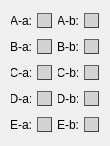
  <widget class="QWidget" name="gridLayoutWidget">
   <property name="geometry">
    <rect>
     <x>955</x>
     <y>100</y>
     <width>95</width>
     <height>126</height>
    </rect>
   </property>
   <layout class="QGridLayout" name="gridLayout">
    <item row="3" column="2">
     <widget class="QLabel" name="label_sCut1_Cut1_segm4_sect2">
      <property name="sizePolicy">
       <sizepolicy hsizetype="Fixed" vsizetype="Preferred">
        <horstretch>0</horstretch>
        <verstretch>0</verstretch>
       </sizepolicy>
      </property>
      <property name="minimumSize">
       <size>
        <width>20</width>
        <height>20</height>
       </size>
      </property>
      <property name="maximumSize">
       <size>
        <width>25</width>
        <height>20</height>
       </size>
      </property>
      <property name="styleSheet">
       <string notr="true">font: 25 10pt &quot;Calibri Light&quot;;</string>
      </property>
      <property name="text">
       <string>D-b:</string>
      </property>
      <property name="alignment">
       <set>Qt::AlignCenter</set>
      </property>
     </widget>
    </item>
    <item row="3" column="1">
     <widget class="QPushButton" name="fillcolor_sCut1_Cut1_segm4_sect1">
      <property name="minimumSize">
       <size>
        <width>15</width>
        <height>15</height>
       </size>
      </property>
      <property name="maximumSize">
       <size>
        <width>15</width>
        <height>15</height>
       </size>
      </property>
      <property name="styleSheet">
       <string notr="true">QPushButton{
border-width: 1px;
border-style: outset;
border-color: rgb(66, 66, 66);
background-color: rgb(211, 211, 211);
}
QPushButton:hover{
border-color: rgb(255, 255, 255)
}</string>
      </property>
      <property name="text">
       <string/>
      </property>
     </widget>
    </item>
    <item row="2" column="3">
     <widget class="QPushButton" name="fillcolor_sCut1_Cut1_segm3_sect2">
      <property name="minimumSize">
       <size>
        <width>15</width>
        <height>15</height>
       </size>
      </property>
      <property name="maximumSize">
       <size>
        <width>15</width>
        <height>15</height>
       </size>
      </property>
      <property name="styleSheet">
       <string notr="true">QPushButton{
border-width: 1px;
border-style: outset;
border-color: rgb(66, 66, 66);
background-color: rgb(211, 211, 211);
}
QPushButton:hover{
border-color: rgb(255, 255, 255)
}</string>
      </property>
      <property name="text">
       <string/>
      </property>
     </widget>
    </item>
    <item row="1" column="3">
     <widget class="QPushButton" name="fillcolor_sCut1_Cut1_segm2_sect2">
      <property name="minimumSize">
       <size>
        <width>15</width>
        <height>15</height>
       </size>
      </property>
      <property name="maximumSize">
       <size>
        <width>15</width>
        <height>15</height>
       </size>
      </property>
      <property name="styleSheet">
       <string notr="true">QPushButton{
border-width: 1px;
border-style: outset;
border-color: rgb(66, 66, 66);
background-color: rgb(211, 211, 211);
}
QPushButton:hover{
border-color: rgb(255, 255, 255)
}</string>
      </property>
      <property name="text">
       <string/>
      </property>
     </widget>
    </item>
    <item row="0" column="3">
     <widget class="QPushButton" name="fillcolor_sCut1_Cut1_segm1_sect2">
      <property name="minimumSize">
       <size>
        <width>15</width>
        <height>15</height>
       </size>
      </property>
      <property name="maximumSize">
       <size>
        <width>15</width>
        <height>15</height>
       </size>
      </property>
      <property name="styleSheet">
       <string notr="true">QPushButton{
border-width: 1px;
border-style: outset;
border-color: rgb(66, 66, 66);
background-color: rgb(211, 211, 211);
}
QPushButton:hover{
border-color: rgb(255, 255, 255)
}</string>
      </property>
      <property name="text">
       <string/>
      </property>
     </widget>
    </item>
    <item row="1" column="0">
     <widget class="QLabel" name="label_sCut1_Cut1_segm2_sect1">
      <property name="sizePolicy">
       <sizepolicy hsizetype="Fixed" vsizetype="Preferred">
        <horstretch>0</horstretch>
        <verstretch>0</verstretch>
       </sizepolicy>
      </property>
      <property name="minimumSize">
       <size>
        <width>20</width>
        <height>20</height>
       </size>
      </property>
      <property name="maximumSize">
       <size>
        <width>25</width>
        <height>20</height>
       </size>
      </property>
      <property name="styleSheet">
       <string notr="true">font: 25 10pt &quot;Calibri Light&quot;;</string>
      </property>
      <property name="text">
       <string>B-a:</string>
      </property>
      <property name="alignment">
       <set>Qt::AlignCenter</set>
      </property>
     </widget>
    </item>
    <item row="2" column="0">
     <widget class="QLabel" name="label_sCut1_Cut1_segm3_sect1">
      <property name="sizePolicy">
       <sizepolicy hsizetype="Fixed" vsizetype="Preferred">
        <horstretch>0</horstretch>
        <verstretch>0</verstretch>
       </sizepolicy>
      </property>
      <property name="minimumSize">
       <size>
        <width>20</width>
        <height>20</height>
       </size>
      </property>
      <property name="maximumSize">
       <size>
        <width>25</width>
        <height>20</height>
       </size>
      </property>
      <property name="styleSheet">
       <string notr="true">font: 25 10pt &quot;Calibri Light&quot;;</string>
      </property>
      <property name="text">
       <string>C-a:</string>
      </property>
      <property name="alignment">
       <set>Qt::AlignCenter</set>
      </property>
     </widget>
    </item>
    <item row="0" column="2">
     <widget class="QLabel" name="label_sCut1_Cut1_segm1_sect2">
      <property name="sizePolicy">
       <sizepolicy hsizetype="Fixed" vsizetype="Preferred">
        <horstretch>0</horstretch>
        <verstretch>0</verstretch>
       </sizepolicy>
      </property>
      <property name="minimumSize">
       <size>
        <width>20</width>
        <height>20</height>
       </size>
      </property>
      <property name="maximumSize">
       <size>
        <width>25</width>
        <height>20</height>
       </size>
      </property>
      <property name="styleSheet">
       <string notr="true">font: 25 10pt &quot;Calibri Light&quot;;</string>
      </property>
      <property name="text">
       <string>A-b:</string>
      </property>
      <property name="alignment">
       <set>Qt::AlignCenter</set>
      </property>
     </widget>
    </item>
    <item row="1" column="2">
     <widget class="QLabel" name="label_sCut1_Cut1_segm2_sect2">
      <property name="sizePolicy">
       <sizepolicy hsizetype="Fixed" vsizetype="Preferred">
        <horstretch>0</horstretch>
        <verstretch>0</verstretch>
       </sizepolicy>
      </property>
      <property name="minimumSize">
       <size>
        <width>20</width>
        <height>20</height>
       </size>
      </property>
      <property name="maximumSize">
       <size>
        <width>25</width>
        <height>20</height>
       </size>
      </property>
      <property name="styleSheet">
       <string notr="true">font: 25 10pt &quot;Calibri Light&quot;;</string>
      </property>
      <property name="text">
       <string>B-b:</string>
      </property>
      <property name="alignment">
       <set>Qt::AlignCenter</set>
      </property>
     </widget>
    </item>
    <item row="0" column="0">
     <widget class="QLabel" name="label_sCut1_Cut1_segm1_sect1">
      <property name="sizePolicy">
       <sizepolicy hsizetype="Fixed" vsizetype="Preferred">
        <horstretch>0</horstretch>
        <verstretch>0</verstretch>
       </sizepolicy>
      </property>
      <property name="minimumSize">
       <size>
        <width>20</width>
        <height>20</height>
       </size>
      </property>
      <property name="maximumSize">
       <size>
        <width>25</width>
        <height>20</height>
       </size>
      </property>
      <property name="styleSheet">
       <string notr="true">font: 25 10pt &quot;Calibri Light&quot;;</string>
      </property>
      <property name="text">
       <string>A-a:</string>
      </property>
      <property name="alignment">
       <set>Qt::AlignCenter</set>
      </property>
     </widget>
    </item>
    <item row="1" column="1">
     <widget class="QPushButton" name="fillcolor_sCut1_Cut1_segm2_sect1">
      <property name="minimumSize">
       <size>
        <width>15</width>
        <height>15</height>
       </size>
      </property>
      <property name="maximumSize">
       <size>
        <width>15</width>
        <height>15</height>
       </size>
      </property>
      <property name="styleSheet">
       <string notr="true">QPushButton{
border-width: 1px;
border-style: outset;
border-color: rgb(66, 66, 66);
background-color: rgb(211, 211, 211);
}
QPushButton:hover{
border-color: rgb(255, 255, 255)
}</string>
      </property>
      <property name="text">
       <string/>
      </property>
     </widget>
    </item>
    <item row="2" column="2">
     <widget class="QLabel" name="label_sCut1_Cut1_segm3_sect2">
      <property name="sizePolicy">
       <sizepolicy hsizetype="Fixed" vsizetype="Preferred">
        <horstretch>0</horstretch>
        <verstretch>0</verstretch>
       </sizepolicy>
      </property>
      <property name="minimumSize">
       <size>
        <width>20</width>
        <height>20</height>
       </size>
      </property>
      <property name="maximumSize">
       <size>
        <width>25</width>
        <height>20</height>
       </size>
      </property>
      <property name="styleSheet">
       <string notr="true">font: 25 10pt &quot;Calibri Light&quot;;</string>
      </property>
      <property name="text">
       <string>C-b:</string>
      </property>
      <property name="alignment">
       <set>Qt::AlignCenter</set>
      </property>
     </widget>
    </item>
    <item row="3" column="0">
     <widget class="QLabel" name="label_sCut1_Cut1_segm4_sect1">
      <property name="sizePolicy">
       <sizepolicy hsizetype="Fixed" vsizetype="Preferred">
        <horstretch>0</horstretch>
        <verstretch>0</verstretch>
       </sizepolicy>
      </property>
      <property name="minimumSize">
       <size>
        <width>20</width>
        <height>20</height>
       </size>
      </property>
      <property name="maximumSize">
       <size>
        <width>25</width>
        <height>20</height>
       </size>
      </property>
      <property name="styleSheet">
       <string notr="true">font: 25 10pt &quot;Calibri Light&quot;;</string>
      </property>
      <property name="text">
       <string>D-a:</string>
      </property>
      <property name="alignment">
       <set>Qt::AlignCenter</set>
      </property>
     </widget>
    </item>
    <item row="3" column="3">
     <widget class="QPushButton" name="fillcolor_sCut1_Cut1_segm4_sect2">
      <property name="minimumSize">
       <size>
        <width>15</width>
        <height>15</height>
       </size>
      </property>
      <property name="maximumSize">
       <size>
        <width>15</width>
        <height>15</height>
       </size>
      </property>
      <property name="styleSheet">
       <string notr="true">QPushButton{
border-width: 1px;
border-style: outset;
border-color: rgb(66, 66, 66);
background-color: rgb(211, 211, 211);
}
QPushButton:hover{
border-color: rgb(255, 255, 255)
}</string>
      </property>
      <property name="text">
       <string/>
      </property>
     </widget>
    </item>
    <item row="2" column="1">
     <widget class="QPushButton" name="fillcolor_sCut1_Cut1_segm3_sect1">
      <property name="minimumSize">
       <size>
        <width>15</width>
        <height>15</height>
       </size>
      </property>
      <property name="maximumSize">
       <size>
        <width>15</width>
        <height>15</height>
       </size>
      </property>
      <property name="styleSheet">
       <string notr="true">QPushButton{
border-width: 1px;
border-style: outset;
border-color: rgb(66, 66, 66);
background-color: rgb(211, 211, 211);
}
QPushButton:hover{
border-color: rgb(255, 255, 255)
}</string>
      </property>
      <property name="text">
       <string/>
      </property>
     </widget>
    </item>
    <item row="0" column="1">
     <widget class="QPushButton" name="fillcolor_sCut1_Cut1_segm1_sect1">
      <property name="minimumSize">
       <size>
        <width>15</width>
        <height>15</height>
       </size>
      </property>
      <property name="maximumSize">
       <size>
        <width>15</width>
        <height>15</height>
       </size>
      </property>
      <property name="styleSheet">
       <string notr="true">QPushButton{
border-width: 1px;
border-style: outset;
border-color: rgb(66, 66, 66);
background-color: rgb(211, 211, 211);
}
QPushButton:hover{
border-color: rgb(255, 255, 255)
}</string>
      </property>
      <property name="text">
       <string/>
      </property>
     </widget>
    </item>
    <item row="4" column="0">
     <widget class="QLabel" name="label_sCut1_Cut1_segm5_sect1">
      <property name="sizePolicy">
       <sizepolicy hsizetype="Fixed" vsizetype="Preferred">
        <horstretch>0</horstretch>
        <verstretch>0</verstretch>
       </sizepolicy>
      </property>
      <property name="minimumSize">
       <size>
        <width>20</width>
        <height>20</height>
       </size>
      </property>
      <property name="maximumSize">
       <size>
        <width>25</width>
        <height>20</height>
       </size>
      </property>
      <property name="styleSheet">
       <string notr="true">font: 25 10pt &quot;Calibri Light&quot;;</string>
      </property>
      <property name="text">
       <string>E-a:</string>
      </property>
      <property name="alignment">
       <set>Qt::AlignCenter</set>
      </property>
     </widget>
    </item>
    <item row="4" column="1">
     <widget class="QPushButton" name="fillcolor_sCut1_Cut1_segm5_sect1">
      <property name="minimumSize">
       <size>
        <width>15</width>
        <height>15</height>
       </size>
      </property>
      <property name="maximumSize">
       <size>
        <width>15</width>
        <height>15</height>
       </size>
      </property>
      <property name="styleSheet">
       <string notr="true">QPushButton{
border-width: 1px;
border-style: outset;
border-color: rgb(66, 66, 66);
background-color: rgb(211, 211, 211);
}
QPushButton:hover{
border-color: rgb(255, 255, 255)
}</string>
      </property>
      <property name="text">
       <string/>
      </property>
     </widget>
    </item>
    <item row="4" column="2">
     <widget class="QLabel" name="label_sCut1_Cut1_segm5_sect2">
      <property name="sizePolicy">
       <sizepolicy hsizetype="Fixed" vsizetype="Preferred">
        <horstretch>0</horstretch>
        <verstretch>0</verstretch>
       </sizepolicy>
      </property>
      <property name="minimumSize">
       <size>
        <width>20</width>
        <height>20</height>
       </size>
      </property>
      <property name="maximumSize">
       <size>
        <width>25</width>
        <height>20</height>
       </size>
      </property>
      <property name="styleSheet">
       <string notr="true">font: 25 10pt &quot;Calibri Light&quot;;</string>
      </property>
      <property name="text">
       <string>E-b:</string>
      </property>
      <property name="alignment">
       <set>Qt::AlignCenter</set>
      </property>
     </widget>
    </item>
    <item row="4" column="3">
     <widget class="QPushButton" name="fillcolor_sCut1_Cut1_segm5_sect2">
      <property name="minimumSize">
       <size>
        <width>15</width>
        <height>15</height>
       </size>
      </property>
      <property name="maximumSize">
       <size>
        <width>15</width>
        <height>15</height>
       </size>
      </property>
      <property name="styleSheet">
       <string notr="true">QPushButton{
border-width: 1px;
border-style: outset;
border-color: rgb(66, 66, 66);
background-color: rgb(211, 211, 211);
}
QPushButton:hover{
border-color: rgb(255, 255, 255)
}</string>
      </property>
      <property name="text">
       <string/>
      </property>
     </widget>
    </item>
   </layout>
  </widget>
